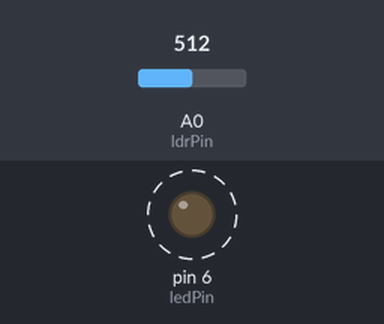
Simulated run of this sketch. Board: Arduino Uno, built with avr-gcc and run on an emulated ATmega328P. Parts: output pins drawn as LEDs (lit = HIGH). Dashed ring = blinking. Inputs (shaded band) come from the test bench; at power-on: A0 (ldrPin) = 512. What the sketch prints to the serial monitor is not drawn.

Above: at 1.8 s.
1.9 s: A0 (ldrPin) set to 0
At 3.4 s:
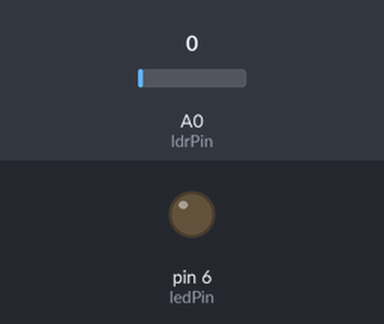
3.8 s: A0 (ldrPin) set to 122
At 4.15 s:
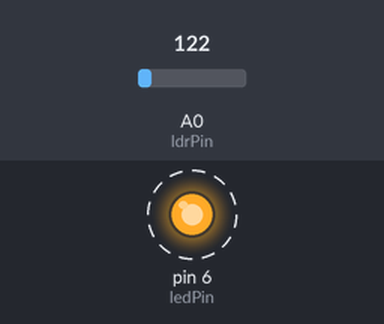
Timing chart, 0 to 13.3 s (numbered marks = the images above; inputs shaded):
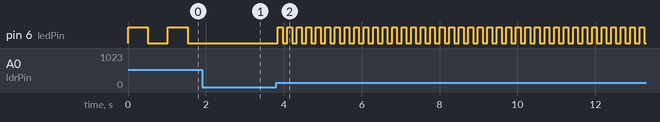

Measured:
- after the input at 1.9 s, pin 6 (ledPin): stops changing and stays LOW
- after the input at 3.8 s, pin 6 (ledPin): alternates HIGH for 0.12 s and LOW for 0.12 s, starting after 0.05 s
- by itself, pin 6 (ledPin): alternates HIGH for 0.51 s and LOW for 0.51 s

The sketch:

sensor.ino
```cpp
/*
  Declaração de variáveis:
    luz: variavel que contem o pinSlot para o LED
    sensor: variavel que contem o pinSlot para o sensor (este está ligado ao pin Analog)
    dados_sensor: variavel que contem os valores lidos pelo sensor
*/
int ledPin = 6;
int ldrPin = 0;
int lightVal = 0;

void setup()
{
  Serial.begin(9600);
  pinMode(ledPin, OUTPUT);
}

void loop()
{
  // É armazenado o valor lido pelo sensor de luz
	lightVal = analogRead(ldrPin);

  //Printagem de valores lidos pelo dados_sensor
  Serial.print("Valor lido pelo sensor de luz: ");
  Serial.print(lightVal);

  //Acender luz da LED durante o tempo que o sensor detetar esse valor
  digitalWrite(ledPin, HIGH);
  delay(lightVal);
  digitalWrite(ledPin, LOW);
  delay(lightVal);
}
```
